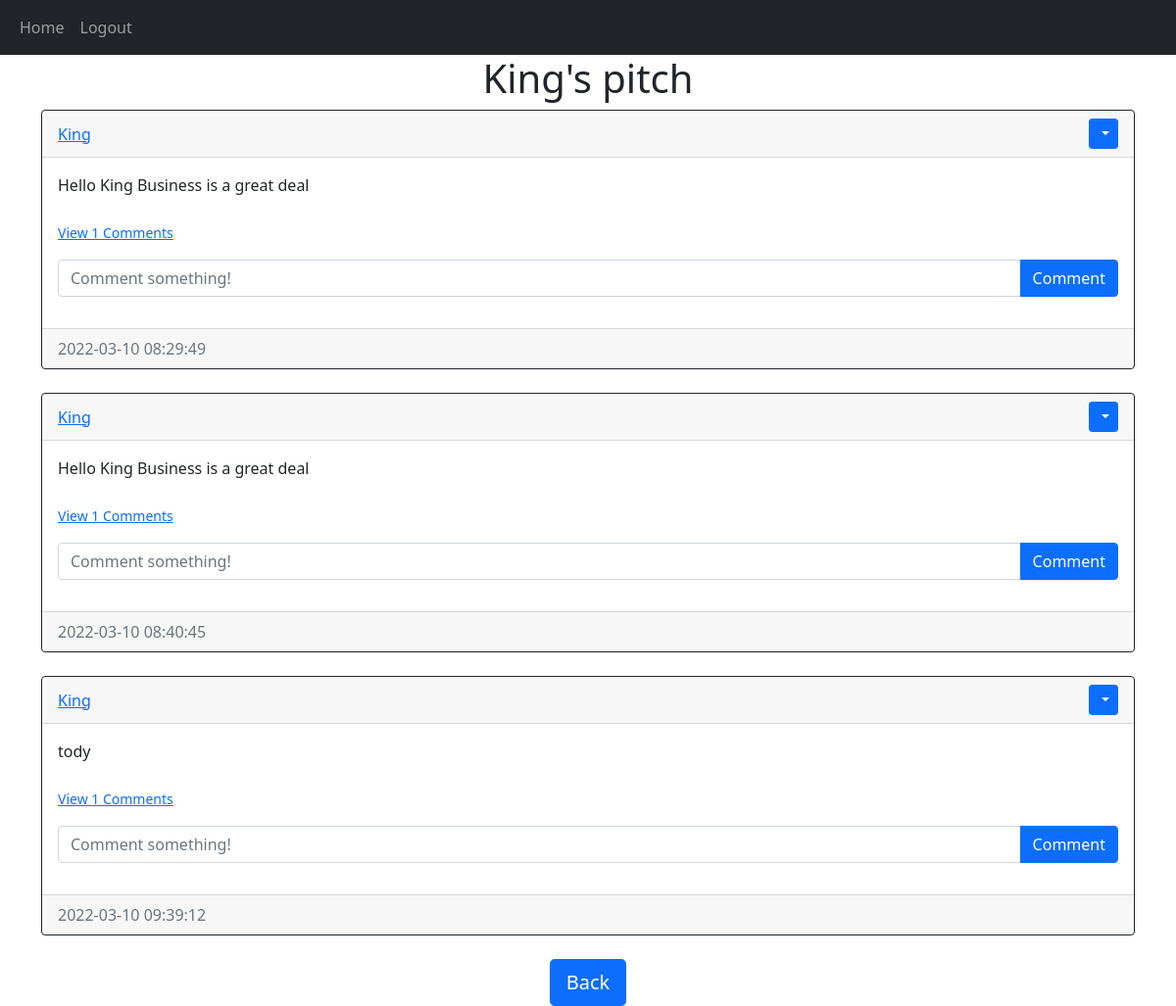
The app's page /pitches/King (signed in) with its own data.
### website/models.py (models this page shows)
class User(db.Model,UserMixin): #Inherits from db model and userMixin
    id=db.Column(db.Integer,primary_key=True)
    email=db.Column(db.String(150),unique=True) #prevent users with duplicate emails
    username=db.Column(db.String(150),unique=True)
    password=db.Column(db.String(150))
    date_created=db.Column(db.DateTime(timezone=True),default=func.now()) #if nothing is passed,by default the column will be filled by the current time
    pitches=db.relationship('Pitch', backref='user',passive_deletes=True)# backref to allow access to user model
    comments = db.relationship('Comment', backref='user', passive_deletes=True)

class Pitch(db.Model):
    id=db.Column(db.Integer,primary_key=True)
    text=db.Column(db.Text,nullable=False)
    date_created=db.Column(db.DateTime(timezone=True),default=func.now())
    author =db.Column(db.Integer,db.ForeignKey('user.id',ondelete='CASCADE'),nullable=False)
    comments = db.relationship('Comment', backref='pitch', passive_deletes=True)

### website/views.py (the view)
@views.route("/pitches/<username>")
@login_required
def pitches(username):
    user = User.query.filter_by(username=username).first()
    if not user:
        flash('No user with that username exists.', category='error')
        return redirect(url_for('views.home'))
    pitches=user.pitches
    return render_template("pitch.html", user=current_user, pitches=pitches, username=username)

### website/__init__.py (called while the page is built)
def create_app():
    app = Flask(__name__)
    app.config['SECRET_KEY'] = "helloworld"
    app.config['SQLALCHEMY_DATABASE_URI'] = f'sqlite:///{DB_NAME}'
    db.init_app(app)
    from .views import views
    from .auth import auth
    app.register_blueprint(views, url_prefix="/")
    app.register_blueprint(auth, url_prefix="/")
    from .models import User, Pitch, Comment
    create_database(app)
    login_manager = LoginManager()
    login_manager.login_view = "auth.login"
    login_manager.init_app(app)
    @login_manager.user_loader
    def load_user(id):
        return User.query.get(int(id))
    return app

### website/templates/pitch.html (shortened to what this page needs)
{% extends "pitch_div.html" %}  {% block header %} {{username}}'s pitch {% endblock %} {% block footer %}
    <div align="center">
      <a href="/home"
        ><button type="button" class="btn btn-primary btn-lg">Back</button></a
      >
    </div>
    {% endblock %}

### website/templates/pitch_div.html (shortened to what this page needs)
{% extends "base.html" %}
{% block content %}
<h1 align="center" > {%  block header %} Pitches {% endblock %} </h1>
<div id="pitches">
{% for pitch in pitches %}
<div class="card border-dark">
   <div class="card-header d-flex justify-content-between align-items-center">
<a href="/pitches/{{pitch.user.username}}">{{pitch.user.username}}</a>
{% if user.id == pitch.author %}
<div class="btn-group">
<button type="button" class="btn btn-sm btn-primary dropdown-toggle" data-bs-toggle="dropdown">
</button>
</div>
{% endif %}
   </div>
<div class="card-body">
    <div class="card-text">
        {{pitch.text}}
</div>
<br>
  <p class="card-text">
    {% if pitch.comments|length > 0 %}
    <a data-bs-toggle="collapse" href="#comments-{{pitch.id}}" role="button">
      <small>View {{pitch.comments|length}} Comments</small>
    </a>
    {% else %}
    <small class="text-muted">No Comments</small>
    {% endif %}
  </p>
<form class="input-group mb-3"method="POST"action="/create-comment/{{pitch.id}}">
<input
  type="text" id="text"name="text"class="form-control"placeholder="Comment something!"/>
<button type="submit" class="btn btn-primary">Comment</button>
</form>
</div>
<div class="card-footer text-muted">
    {{pitch.date_created}}
</div>
</div>
<br >{% endfor %}
</div>
 {% block footer %}{% endblock %}
{% endblock %}

### website/templates/base.html (shortened to what this page needs)
<!DOCTYPE html>
<html lang="en">
<head>
<link href="https://cdn.jsdelivr.net/npm/bootstrap@5.1.3/dist/css/bootstrap.min.css" rel="stylesheet">
</head>
<body>
 <nav class="navbar navbar-expand-lg navbar-dark bg-dark">
  <div class="container-fluid">
    <div class="collapse navbar-collapse" id="navbar">
      <div class="navbar-nav">
        <a class="nav-item nav-link" href="/home">Home</a>
        {% if user.is_authenticated %}
        <a class="nav-item nav-link" href="/logout">Logout</a>
        {% else %}
        <a class="nav-item nav-link" href="/login">Login</a>
        <a class="nav-item nav-link" href="/sign-up">Sign Up</a>
        {% endif %}
      </div>
    </div>
  </div>
</nav>
  <div class="container">  {% block content %} {% endblock %} </div>
</body>
</html>

### records on screen
User: username "King"
Pitch: user.username "King", text "Hello King Business is a great deal", comments|length "1", date_created "2022-03-10 08:29:49"
Pitch: user.username "King", text "Hello King Business is a great deal", comments|length "1", date_created "2022-03-10 08:40:45"
Pitch: user.username "King", text "tody", comments|length "1", date_created "2022-03-10 09:39:12"
